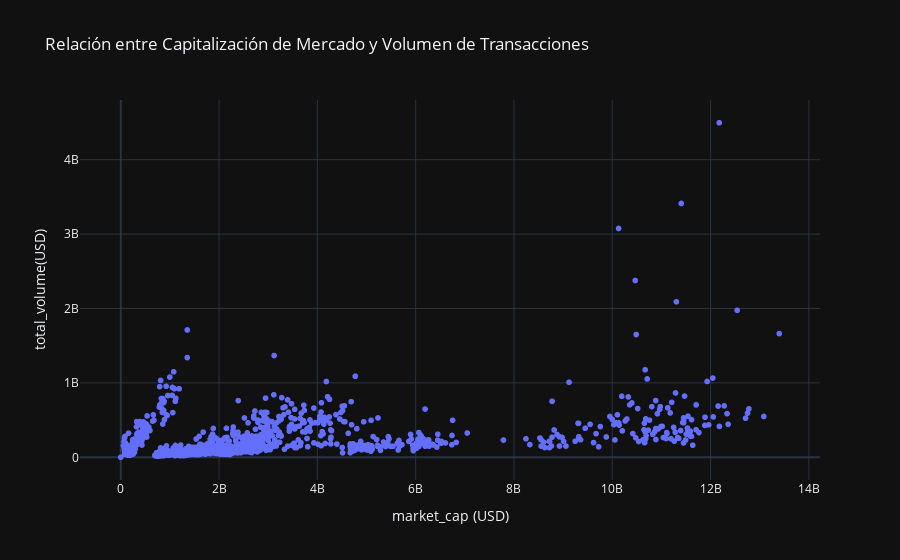

Write notebook code for a chart like this one.
### Code cell
# Grafico de dispersión para visualizar la relacion
fig = px.scatter(
    data, 
    x='market_cap', 
    y='total_volume', 
    title='Relación entre Capitalización de Mercado y Volumen de Transacciones',
    labels={'market_cap': 'market_cap (USD)', 'total_volume': 'total_volume(USD)'},
    template='plotly_dark', 
    hover_data=['market_cap', 'total_volume'] 
)

fig.show()

### Figure 1 — Plotly figure (JSON) as saved in the notebook; plotly's stock layout.template omitted (floating-point values rounded to 4 significant figures; data arrays with more than 128 entries replaced by an {"elided": "..."} marker saying what was removed)
{"data": [{"hovertemplate": "market_cap (USD)=%{x}<br>total_volume(USD)=%{y}<extra></extra>", "legendgroup": "", "marker": {"color": "#636efa", "symbol": "circle"}, "mode": "markers", "name": "", "showlegend": false, "type": "scattergl", "x": {"elided": "1742 float values"}, "xaxis": "x", "y": {"elided": "1742 float values"}, "yaxis": "y"}], "layout": {"legend": {"tracegroupgap": 0}, "title": {"text": "Relación entre Capitalización de Mercado y Volumen de Transacciones"}, "xaxis": {"anchor": "y", "domain": [0, 1], "title": {"text": "market_cap (USD)"}}, "yaxis": {"anchor": "x", "domain": [0, 1], "title": {"text": "total_volume(USD)"}}}}
